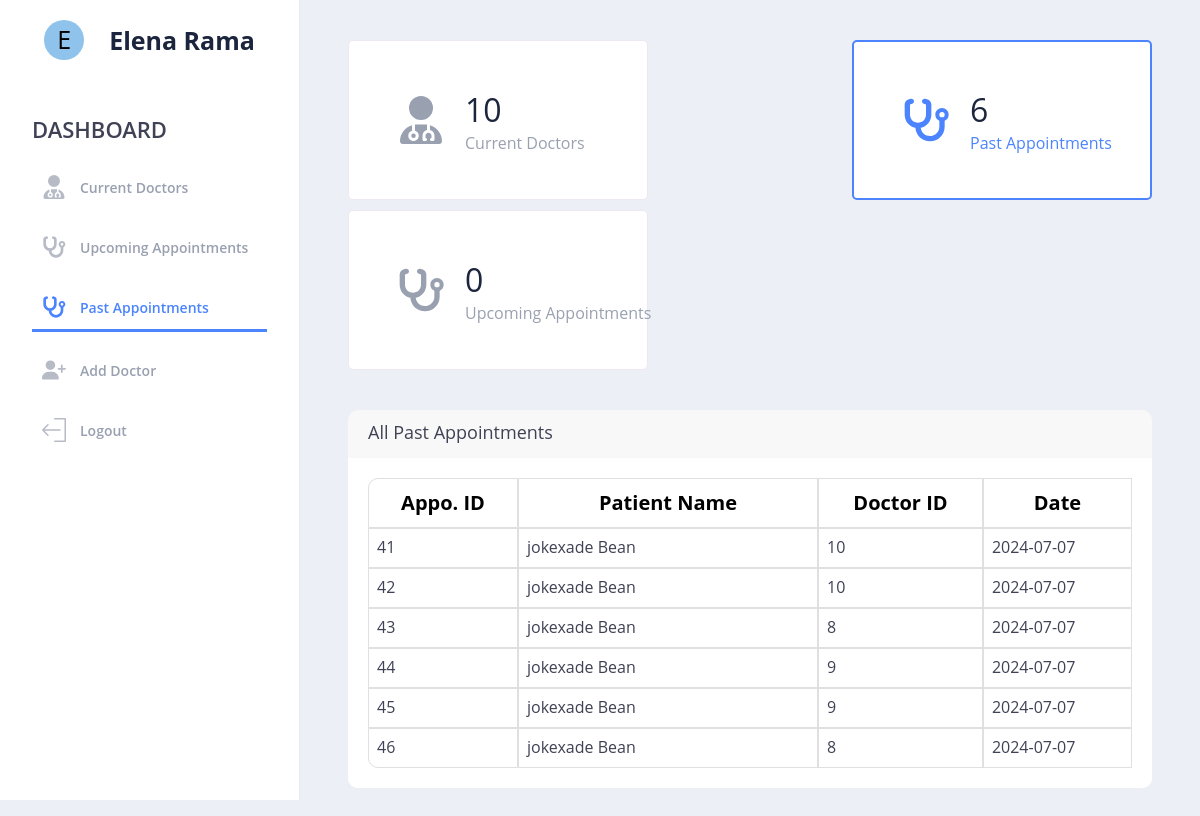
The page /admin/pastappointments.php (signed in) on the database its author committed.
### tables this page shows
CREATE TABLE IF NOT EXISTS `appointments` (
  `appointment_id` int NOT NULL AUTO_INCREMENT,
  `user_id` int NOT NULL,
  `doctor_id` int NOT NULL,
  `patient_name` varchar(255) NOT NULL,
  `appointment_date` date NOT NULL,
  `created_at` timestamp NOT NULL DEFAULT CURRENT_TIMESTAMP,
  PRIMARY KEY (`appointment_id`),
  KEY `doctor_id` (`doctor_id`),
  KEY `user_id` (`user_id`)
);

### admin/pastappointments.php (the view, shortened to what this page needs)
<?php
if (isset($_SESSION["admin"])) {
?>
    <!DOCTYPE html>
    <html lang="en">
    <head>
        <link rel="stylesheet" href="https://cdnjs.cloudflare.com/ajax/libs/font-awesome/5.15.4/css/all.min.css" />
        <link rel="stylesheet" href="https://cdnjs.cloudflare.com/ajax/libs/font-awesome/4.7.0/css/font-awesome.min.css" />
        <link rel="stylesheet" href="admin_css/style.css" />
    </head>
    <body>
        <div class="dashboard">
            <header id="myLinks" class="menu-wrap">
                <div class="user">
                    <div class="user">
                        <div class="user-avatar">
                            <?php
                            if (isset($_SESSION['adminfullname'])) {
                                $first_letter = substr($_SESSION['adminfullname'], 0, 1);
                                echo strtoupper($first_letter);
                            }
                            ?>
                        </div>
                        <h1><?php if (isset($_SESSION["adminfullname"])) {
                                echo $_SESSION["adminfullname"];
                            }; ?></h1>
                    </div>
                </div>
                <nav>
                    <section class="manage">
                        <h2>Dashboard</h2>
                        <ul>
                            <li>
                                <a href="dashboard.php">
                                    Current Doctors
                                </a>
                            </li>
                            <li>
                                <a href="upcomingappointments.php">
                                    Upcoming Appointments
                                </a>
                            </li>
                            <li class="active">
                                <a href="pastappointments.php" style="color: #4b84fe;">
                                    Past Appointments
                                </a>
                            </li>
                            <li>
                                <a href="crud/add_doctor.php">
                                    Add Doctor
                                </a>
                            </li>
                            <li>
                                <?php if (isset($_SESSION["admin"])) { ?>
                                    <a class="btn" href="../validate/logout.php">
                                        Logout</a>
                                <?php } ?>
                            </li>
                        </ul>
                    </section>
                </nav>
            </header>
            <main class="content-wrap">
                <div class="content">
                    <?php
                    require_once "../validate/connect.php";
                    $sql = "SELECT COUNT(doctor_id) AS doctor_count FROM doctors";
                    $result = mysqli_query($connect, $sql);
                    $row = mysqli_fetch_assoc($result);
                    $currentDate = date("Y-m-d");
                    $sqlAppointments = "SELECT COUNT(appointment_id) AS appointment_count FROM appointments WHERE appointment_date > '$currentDate'";
                    $resultAppointments = mysqli_query($connect, $sqlAppointments);
                    $rowAppointments = mysqli_fetch_assoc($resultAppointments);
                    $sqlTodayAppointments = "SELECT COUNT(appointment_id) AS past_appointment_count FROM appointments WHERE appointment_date < '$currentDate'";
                    $resultTodayAppointments = mysqli_query($connect, $sqlTodayAppointments);
                    $rowTodayAppointments = mysqli_fetch_assoc($resultTodayAppointments);
                    ?>
                    <section class="info-boxes">
                        <a style="text-decoration: none;" href="dashboard.php">
                            <div class="info-box">
                                <div class="box-icon">
                                </div>
                                <div class="box-content">
                                    <span class="big"><?php echo $row["doctor_count"]; ?></span>
                                    Current Doctors
                                </div>
                            </div>
                        </a>
                        <a style="text-decoration: none;" href="#today-controls">
                            <div class="info-box active">
                                <div class="box-icon">
                                </div>
                                <div class="box-content">
                                    <span class="big"><?php echo $rowTodayAppointments["past_appointment_count"]; ?></span>
                                    Past Appointments
                                </div>
                            </div>
                        </a>
                        <a style="text-decoration: none;" href="#upcoming-controls">
                            <div class="info-box">
                                <div class="box-icon">
                                </div>
                                <div class="box-content">
                                    <span class="big"><?php echo $rowAppointments["appointment_count"]; ?></span>
                                    Upcoming Appointments
                                </div>
                            </div>
                        </a>
                    </section>
                    <section class="doctors-info" style="padding: 0 0 40px 0">
                        <div class="table-doctors">
                            <h4>All Past Appointments</h4>
                            <table cellspacing="0" class="table table-bordered">
                                <thead>
                                    <tr>
                                        <th class="column-appointmentId">Appo. ID</th>
                                        <th class="column-pacientName">Patient Name</th>
                                        <th class="column-doctorID">Doctor ID</th>
                                        <th class="column-appointmentDate">Date</th>
                                    </tr>
                                </thead>
                                <tbody>
                                    <?php
                                    require_once "../validate/connect.php";
                                    $currentTodayDate = date("Y-m-d");
                                    $sqlTodayControls = "SELECT * FROM appointments WHERE appointment_date < '$currentTodayDate' ORDER BY appointment_date DESC";
                                    $resultTodayControls = mysqli_query($connect, $sqlTodayControls);
                                    if (mysqli_num_rows($resultTodayControls) > 0) {
                                        while ($rowTodayControls = mysqli_fetch_assoc($resultTodayControls)) {
                                            echo '<tr>
                                    <td class="column-tdAppointmentId">' . $rowTodayControls["appointment_id"] . '</td>
                                    <td class="column-tdPacName">' . $rowTodayControls["patient_name"] . '</td>
                                    <td class="column-tdDocId">' . $rowTodayControls["doctor_id"] . '</td>
                                    <td class="column-tdDate">' . $rowTodayControls["appointment_date"] . '</td>
                                    </tr>';
                                        }
                                    } else {
                                        echo '<tr style="text-align: center;"><td colspan="5" class="text-center">No result found</td></tr>';
                                    }
                                    ?>
                                </tbody>
                            </table>
                        </div>
                    </section>
                </div>
            </main>
        </div>
    </body>
    </html>
<?php
} else if (isset($_SESSION["doctor"])) {
    header("Location: ../doctor/index.php");
} else if (isset($_SESSION["user"])) {
    header("Location: ../index.php");
} else {
    header("Location: ../index.php");
}
?>

### admin/admin_css/style.css (style rules this page uses)
* { box-sizing: border-box; }
html, body { color: #99a0b0; width: 100%; min-height: 100%; background-color: #EDEFF7; font-size: 16px; line-height: 120%; font-family: Open Sans, Helvetica, sans-serif; margin: 0; padding: 0; scroll-behavior: smooth; }
a:link, a:visited { color: #99a0b0; text-decoration: none; }
.dashboard { display: flex; width: 100%; height: 100%; }
.menu-wrap { width: 300px; padding-bottom: 3em; background: #fff; border-right: 1px solid #ede8f0; height: 100vh; overflow-y: auto; position: fixed; }
.menu-wrap .user { height: 80px; display: flex; align-items: center; justify-content: center; margin: 0; }
.active { border-bottom: 3px solid #4b84fe; }
.menu-wrap .user .user-avatar { width: 40px; height: 40px; border-radius: 50%; display: flex; overflow: hidden; justify-content: center; align-items: center; font-size: 25px; color: black; background-color: rgb(143, 195, 235); }
.menu-wrap .user h1 { margin: 0; padding: 0 0 0 1em; color: #1b253d; font-weight: 700; font-size: 25px; line-height: 100%; }
.menu-wrap nav { display: block; padding: 0 2em; }
.menu-wrap nav section { display: block; padding: 40px 0; }
.menu-wrap nav h2 { margin: auto; font-size: 22px; text-transform: uppercase; color: #3F4254; font-weight: 600; padding-bottom: 10px; }
.menu-wrap nav ul { display: block; padding: 0; margin: 0; }
.menu-wrap nav li { display: block; padding: 0; margin: 1em 0 0; padding: 10px; }
.menu-wrap nav li a { display: flex; align-items: center; justify-content: flex-start; color: #99a0b0; text-decoration: none; font-weight: 600; font-size: 0.875em; transition: color 0.15s ease; }
.menu-wrap nav li a svg { display: block; margin-right: 1em; }
.content-wrap .info-boxes .info-box.active { border: 2px solid #4b84fe; color: #4b84fe; }
.content-wrap { flex: 1; padding: 0 48px 48px 48px; overflow: auto; margin-left: 300px; }
.content-wrap .info-boxes { padding: 40px 0; display: flex; flex-wrap: wrap; justify-content: space-between; gap: 10px; }
.content-wrap .info-boxes .info-box { background: #fff; height: 160px; width: 350px; display: flex; align-items: center; justify-content: flex-start; padding: 0 3em; border: 1px solid #ede8f0; border-radius: 5px; }
.content-wrap .info-boxes .info-box .box-icon svg { display: block; width: 48px; height: 48px; }
.content-wrap .info-boxes .info-box .box-content { padding-left: 1.25em; white-space: nowrap; }
.content-wrap .info-boxes .info-box .box-content .big { display: block; font-size: 2em; line-height: 150%; color: #1b253d; }
.doctors-info { padding: 0; display: flex; flex-wrap: wrap; justify-content: space-between; gap: 2em; }
.table-doctors { width: 100%; background-color: #F8F8F8; border-radius: 10px; }
.table-doctors h4 { padding: 8px 15px; font-size: 18px; font-weight: 500; height: 38px; margin: 5px; color: #3F4254; }
.doctors-info .table-doctors table { width: 100%; background-color: #ffffff; padding: 20px; border-radius: 0 0 10px 10px; }
.doctors-info .table-doctors table thead td, .doctors-info .table-doctors table thead th { border-bottom-width: 1px; }
tbody, td, tfoot, th, thead, tr { border: 1px solid #E0E0E0; }
.doctors-info .table-doctors table thead th { padding: 8px; height: 50px; color: black; font-size: 20px; }
.doctors-info .table-doctors table tbody td { font-size: 16px; color: #3F4254; padding: 8px; height: 40px; }
.doctors-info .table-doctors table thead .column-pacientName { width: 300px !important; }
.doctors-info .table-doctors table thead .column-appointmentId { border-radius: 10px 0 0 0; }
.doctors-info .table-doctors table tbody tr:last-child .column-tdAppointmentId { border-radius: 0 0 0 10px; }
.doctors-info .table-doctors table thead .column-appointmentId { width: 150px; }
@media (max-width: 1470px) { .content-wrap .info-boxes .info-box { height: 160px; width: 300px; } }

### rows shown on the page
appointments: appointment_id "41", patient_name "jokexade Bean", doctor "10", appointment_date "2024-07-07"
appointments: appointment_id "42", patient_name "jokexade Bean", doctor "10", appointment_date "2024-07-07"
appointments: appointment_id "43", patient_name "jokexade Bean", doctor "8", appointment_date "2024-07-07"
appointments: appointment_id "44", patient_name "jokexade Bean", doctor "9", appointment_date "2024-07-07"
appointments: appointment_id "45", patient_name "jokexade Bean", doctor "9", appointment_date "2024-07-07"
appointments: appointment_id "46", patient_name "jokexade Bean", doctor "8", appointment_date "2024-07-07"

### other values the page prints
$first_letter "E"
$_SESSION["adminfullname"] "Elena Rama"
$row["doctor_count"] "10"
$rowTodayAppointments["past_appointment_count"] "6"
$rowAppointments["appointment_count"] "0"
